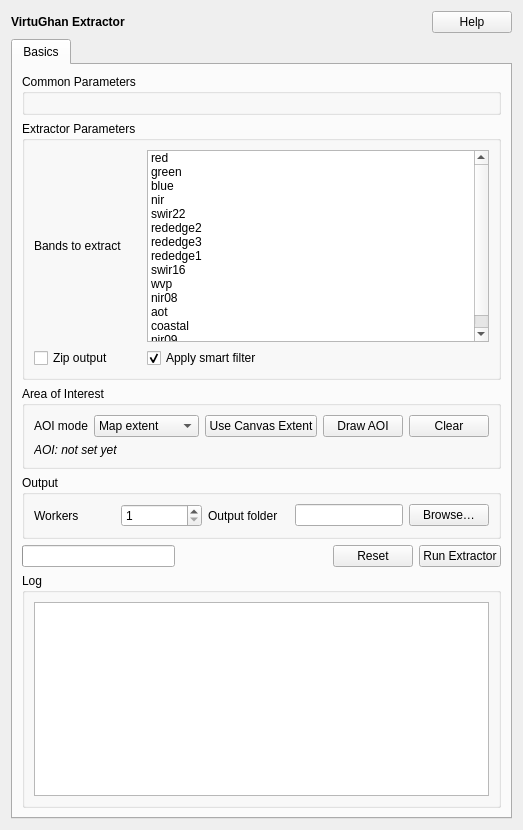
<?xml version="1.0" encoding="UTF-8"?>
<ui version="4.0">
 <class>ExtractorForm</class>
 <widget class="QWidget" name="ExtractorForm">
  <property name="windowTitle">
   <string>VirtuGhan • Extractor</string>
  </property>
  <layout class="QVBoxLayout" name="verticalLayout_root">

   <!-- Header -->
   <item>
    <layout class="QHBoxLayout" name="headerLayout">
     <item>
      <widget class="QLabel" name="titleLabel">
       <property name="text">
        <string>&lt;b&gt;VirtuGhan Extractor&lt;/b&gt;</string>
       </property>
      </widget>
     </item>
     <item>
      <spacer name="headerSpacer">
       <property name="orientation"><enum>Qt::Horizontal</enum></property>
       <property name="sizeHint" stdset="0">
        <size><width>40</width><height>20</height></size>
       </property>
      </spacer>
     </item>
     <item>
      <widget class="QPushButton" name="helpButton">
       <property name="text"><string>Help</string></property>
      </widget>
     </item>
    </layout>
   </item>

   <!-- Tabs -->
   <item>
    <widget class="QTabWidget" name="tabWidget">
     <property name="currentIndex"><number>0</number></property>

     <!-- Basics tab -->
     <widget class="QWidget" name="tabBasics">
      <attribute name="title"><string>Basics</string></attribute>
      <layout class="QVBoxLayout" name="basicsLayout">

       <!-- Common Parameters -->
       <item>
        <widget class="QGroupBox" name="groupCommon">
         <property name="title"><string>Common Parameters</string></property>
         <layout class="QVBoxLayout" name="layoutCommon">
          <item>
           <widget class="QWidget" name="commonParamsContainer"/>
          </item>
         </layout>
        </widget>
       </item>

       <!-- Extractor Parameters -->
       <item>
        <widget class="QGroupBox" name="groupExtractorParams">
         <property name="title"><string>Extractor Parameters</string></property>
         <layout class="QGridLayout" name="gridExtractor">

          <item row="0" column="0">
           <widget class="QLabel" name="labelBands">
            <property name="text"><string>Bands to extract</string></property>
           </widget>
          </item>
          <item row="0" column="1" colspan="3">
           <widget class="QListWidget" name="bandsListWidget">
            <property name="selectionMode"><enum>QAbstractItemView::MultiSelection</enum></property>
            <item><property name="text"><string>red</string></property></item>
            <item><property name="text"><string>green</string></property></item>
            <item><property name="text"><string>blue</string></property></item>
            <item><property name="text"><string>nir</string></property></item>
            <item><property name="text"><string>swir22</string></property></item>
            <item><property name="text"><string>rededge2</string></property></item>
            <item><property name="text"><string>rededge3</string></property></item>
            <item><property name="text"><string>rededge1</string></property></item>
            <item><property name="text"><string>swir16</string></property></item>
            <item><property name="text"><string>wvp</string></property></item>
            <item><property name="text"><string>nir08</string></property></item>
            <item><property name="text"><string>aot</string></property></item>
            <item><property name="text"><string>coastal</string></property></item>
            <item><property name="text"><string>nir09</string></property></item>
           </widget>
          </item>

          <item row="1" column="0">
           <widget class="QCheckBox" name="zipOutputCheck">
            <property name="text"><string>Zip output</string></property>
           </widget>
          </item>
          <item row="1" column="1">
           <widget class="QCheckBox" name="smartFilterCheck">
            <property name="text"><string>Apply smart filter</string></property>
            <property name="checked"><bool>true</bool></property>
           </widget>
          </item>
         </layout>
        </widget>
       </item>

       <!-- AOI -->
       <item>
        <widget class="QGroupBox" name="groupAOI">
         <property name="title"><string>Area of Interest</string></property>
         <layout class="QGridLayout" name="gridAOI">
          <item row="0" column="0">
           <widget class="QLabel" name="labelAOIMode">
            <property name="text"><string>AOI mode</string></property>
           </widget>
          </item>
          <item row="0" column="1">
           <widget class="QComboBox" name="aoiModeCombo">
            <item><property name="text"><string>Map extent</string></property></item>
            <item><property name="text"><string>Draw polygon</string></property></item>
           </widget>
          </item>
          <item row="0" column="2">
           <widget class="QPushButton" name="aoiUseCanvasButton">
            <property name="text"><string>Use Canvas Extent</string></property>
           </widget>
          </item>
          <item row="0" column="3">
           <widget class="QPushButton" name="aoiStartDrawButton">
            <property name="text"><string>Draw AOI</string></property>
           </widget>
          </item>
          <item row="0" column="4">
           <widget class="QPushButton" name="aoiClearButton">
            <property name="text"><string>Clear</string></property>
           </widget>
          </item>
          <item row="1" column="0" colspan="5">
           <widget class="QLabel" name="aoiPreviewLabel">
            <property name="text"><string>&lt;i&gt;AOI: not set yet&lt;/i&gt;</string></property>
           </widget>
          </item>
         </layout>
        </widget>
       </item>

       <!-- Output -->
       <item>
        <widget class="QGroupBox" name="groupOutput">
         <property name="title"><string>Output</string></property>
         <layout class="QGridLayout" name="gridOutput">
          <item row="0" column="0">
           <widget class="QLabel" name="labelWorkers">
            <property name="text"><string>Workers</string></property>
           </widget>
          </item>
          <item row="0" column="1">
           <widget class="QSpinBox" name="workersSpin">
            <property name="minimum"><number>1</number></property>
            <property name="maximum"><number>64</number></property>
            <property name="value"><number>1</number></property>
           </widget>
          </item>
          <item row="0" column="2">
           <widget class="QLabel" name="labelOut">
            <property name="text"><string>Output folder</string></property>
           </widget>
          </item>
          <item row="0" column="3" colspan="2">
           <layout class="QHBoxLayout" name="outLayout">
            <item>
             <widget class="QLineEdit" name="outputPathEdit"/>
            </item>
            <item>
             <widget class="QPushButton" name="outputBrowseButton">
              <property name="text"><string>Browse…</string></property>
             </widget>
            </item>
           </layout>
          </item>
         </layout>
        </widget>
       </item>

       <!-- Run / Progress -->
       <item>
        <layout class="QHBoxLayout" name="runLayout">
         <item>
          <widget class="QProgressBar" name="progressBar"/>
         </item>
         <item>
          <spacer name="runSpacer">
           <property name="orientation"><enum>Qt::Horizontal</enum></property>
           <property name="sizeHint" stdset="0">
            <size><width>40</width><height>20</height></size>
           </property>
          </spacer>
         </item>
         <item>
          <widget class="QPushButton" name="resetButton">
           <property name="text"><string>Reset</string></property>
          </widget>
         </item>
         <item>
          <widget class="QPushButton" name="runButton">
           <property name="text"><string>Run Extractor</string></property>
           <property name="minimumHeight"><number>30</number></property>
          </widget>
         </item>
        </layout>
       </item>

       <!-- Log -->
       <item>
        <widget class="QGroupBox" name="groupLog">
         <property name="title"><string>Log</string></property>
         <layout class="QVBoxLayout" name="verticalLayoutLog">
          <item>
           <widget class="QPlainTextEdit" name="logText">
            <property name="readOnly"><bool>true</bool></property>
           </widget>
          </item>
         </layout>
        </widget>
       </item>

      </layout>
     </widget>

     <!-- Advanced tab -->
     <!-- <widget class="QWidget" name="tabAdvanced">
      <attribute name="title"><string>Advanced</string></attribute>
      <layout class="QVBoxLayout" name="advancedLayout">
       <item>
        <widget class="QLabel" name="advancedNote">
         <property name="text"><string>&lt;i&gt;Advanced options TBD&lt;/i&gt;</string></property>
        </widget>
       </item>
      </layout>
     </widget> -->

    </widget>
   </item>

  </layout>
 </widget>
 <resources/>
 <connections/>
</ui>
